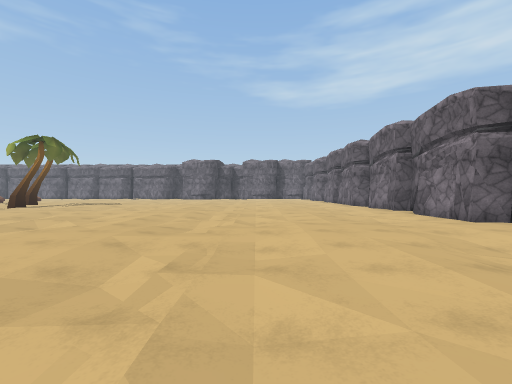
View 1 (above)

17 first-person views from a walk through a scene from a Unity 3-D project. The camera is 1.4 m above the floor, looks level and sees 90° across. The floor is counted in squares, 2 m on a side. Each view is taken from the middle of a square. On the plan, view 1 faces up. The plan holds only what a view shows up to about 9 squares ahead; the rest is blank. The place goes on beyond the plan. The player is left out. Surface patterns are stand-ins for the level's own textures.

View 2
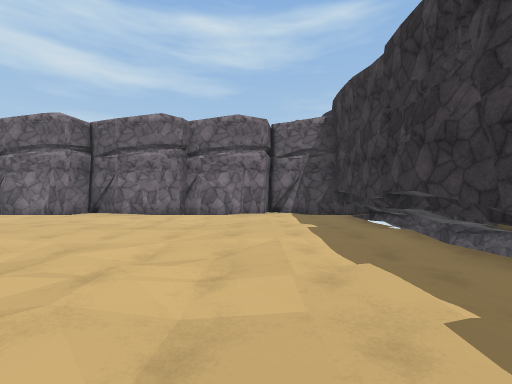

View 3
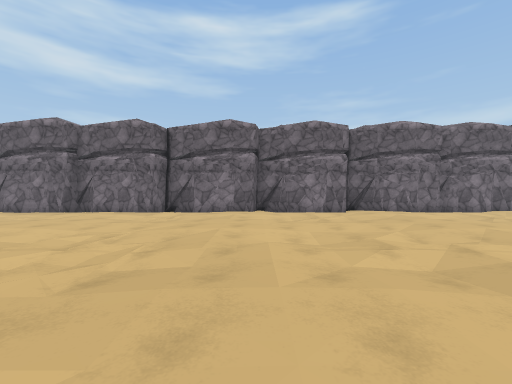

View 4
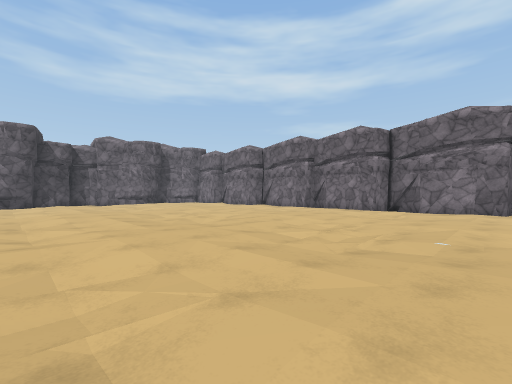

View 5
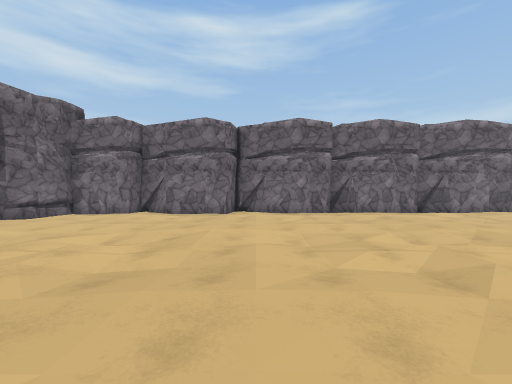

View 6
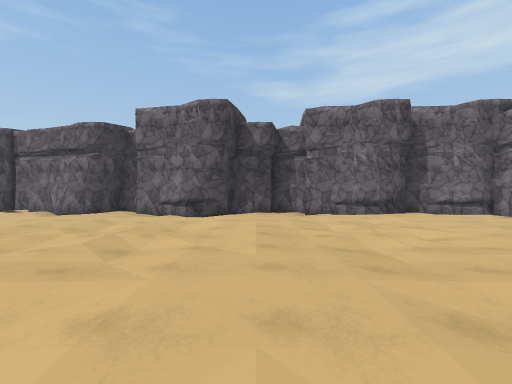

View 7
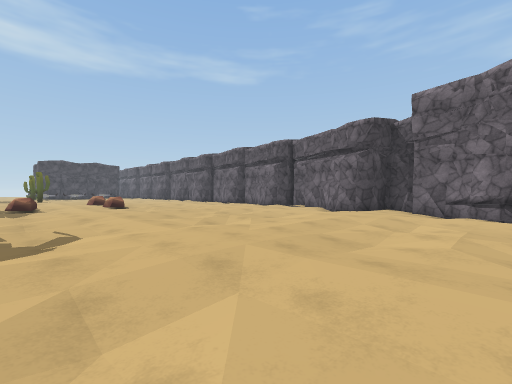

View 8
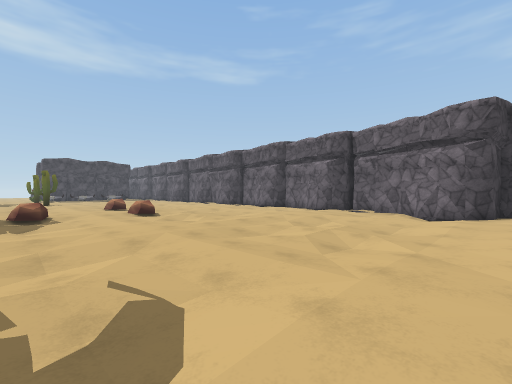

View 9
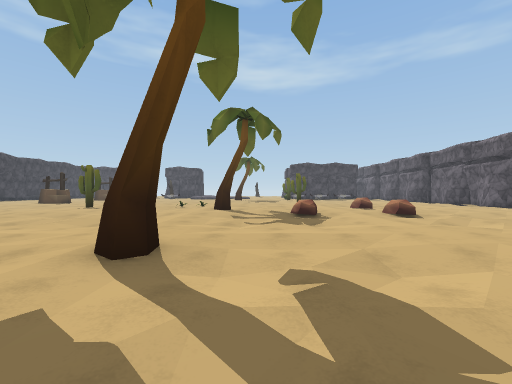

View 10
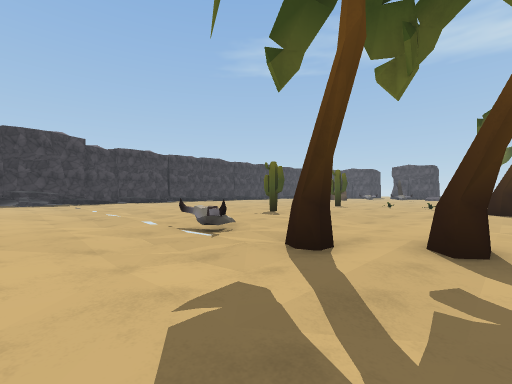

View 11
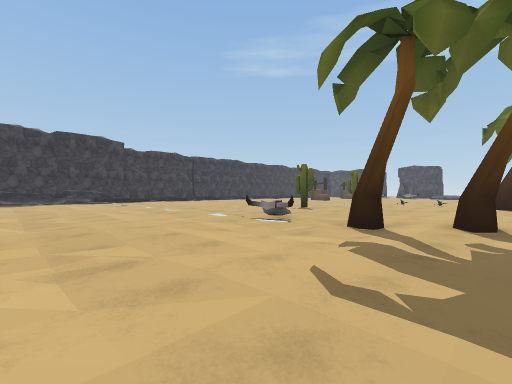

View 12
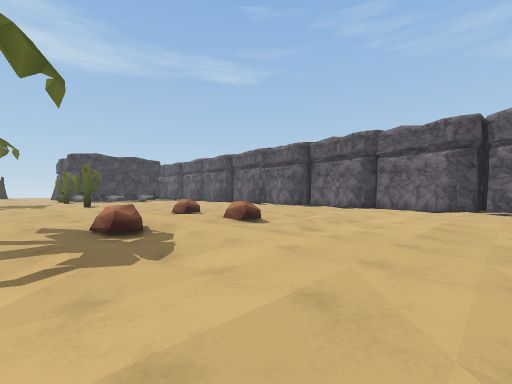

View 13
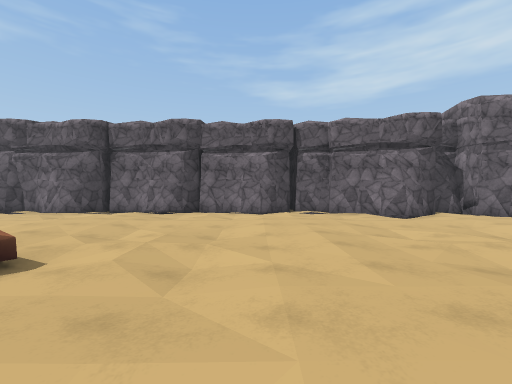

View 14
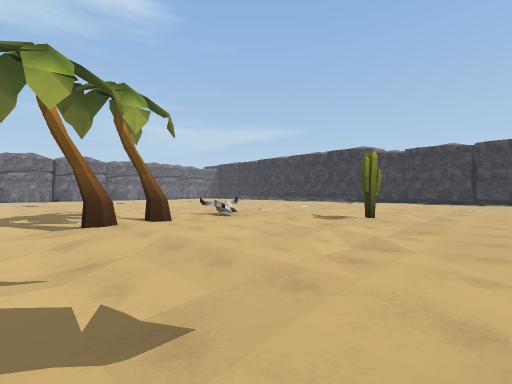

View 15
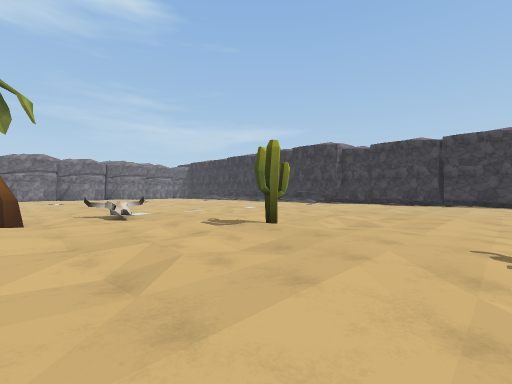

View 16
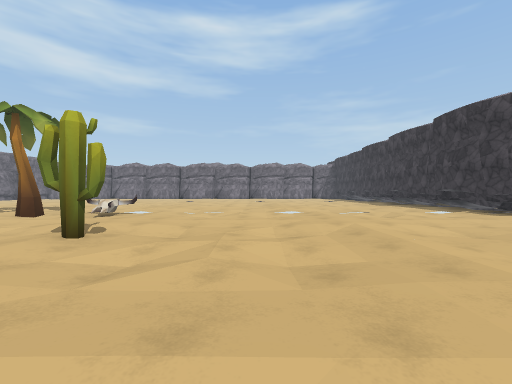

View 17
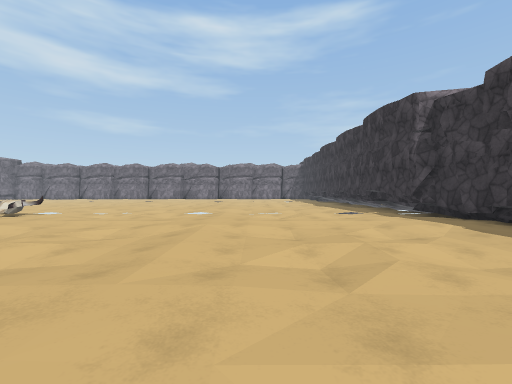

### Floor plan
Key: @ floor where view 1 was taken; # wall or solid block; . main floor; - floor 0.25 m lower than the main floor; / step, stairs or slope; R rock; T tree; B bones; C cactus.
Columns run from 20 left of view 1 to 6 right of it. Each row starts with its distance up from view 1.
 27        ###
 26 #.######.#####
 25 /...//.../##.#####.######
 24 ././.././.././.#/.//.#..##
 23 .........................#
 22  /./.././.././.././//....#
 21   ..//...//...//...//....#
 20 R..R//...//...//.../-....#
 19 R/.R.././.././.././/.....#
 18 ./.......................#
 17 . .R.././.././.././//....#
 16 /..///...//...//...//....#
 15 /..///...//...//.../-../.#
 14   T/../.T.././.././/.....#
 13   ....../............../.#
 12  /./.././T././.././//..///
 11  ...//.../././../././../.#
 10  ...//...B//.////.//.....#
  9  /./.././................#
  8  ....C....././.././.-../.#
  7  /./.././//...//.../.....#
  6  ...//...//...//...//../.##
  5  ...//...///.////.//......#
  4  /./.././...... ..........#
  3  .........  ./   ./.-../..#
  2  /./.././/  ..    ./......#
  1  ...//.../        .//../..#
  0  ...//.../       .//@.....#
 -1     .././.        ........#
 -2      .....         .-../..#
 -3       /./##         #######
 -4       #####

Positions as (right, up) in squares from view 1, and headings:
1: (0, 0), facing up
2: (-3, 0), facing right
3: (-4, 9), facing right
4: (-5, 9), facing up-right
5: (-4, 18), facing right
6: (-3, 16), facing up
7: (-5, 16), facing up-left
8: (-8, 16), facing up-left
9: (-9, 15), facing left
10: (-8, 14), facing down-left
11: (-6, 14), facing down-left
12: (-12, 15), facing up-left
13: (-14, 17), facing up
14: (-18, 15), facing down-right
15: (-19, 12), facing down-right
16: (-19, 5), facing right
17: (-19, 2), facing right
